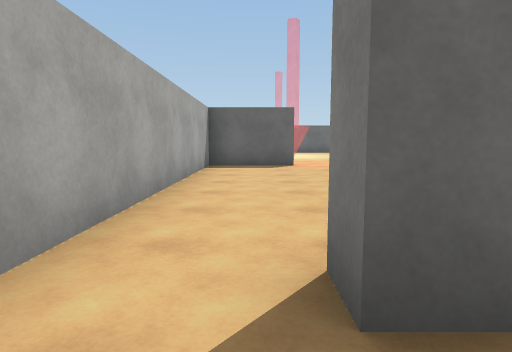
View 1 (above)

17 first-person views from a walk through a 3-D level made in the Unity game engine. The camera is 1.2 m above the floor, tilts 6° down and sees 75° across. Doors are open. The floor is counted in squares, 2 m on a side. Each view is taken from the middle of a square. On the plan, view 1 faces up. The plan holds only what a view shows up to about 10 squares ahead; the rest is blank. The place goes on beyond the plan. The player is left out. Surface patterns are stand-ins for the level's own textures.

View 2
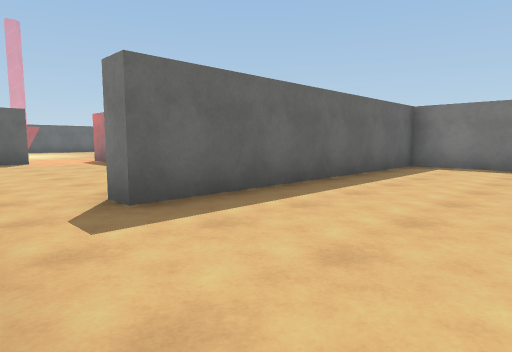

View 3
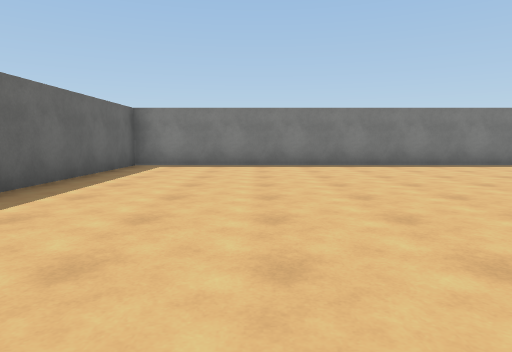

View 4
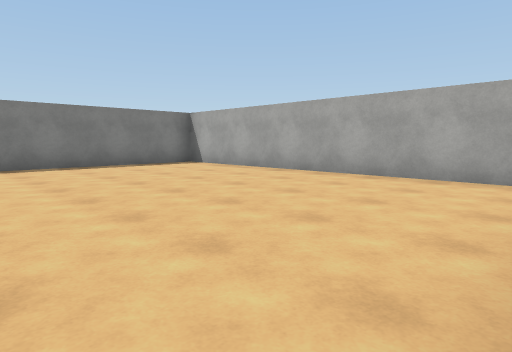

View 5
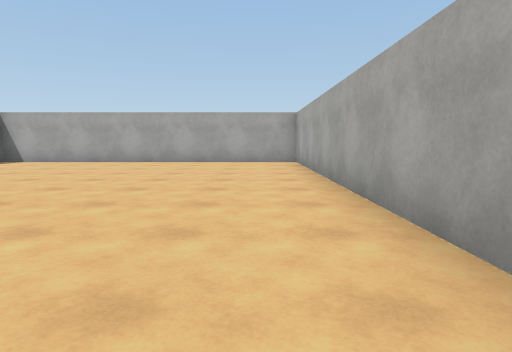

View 6
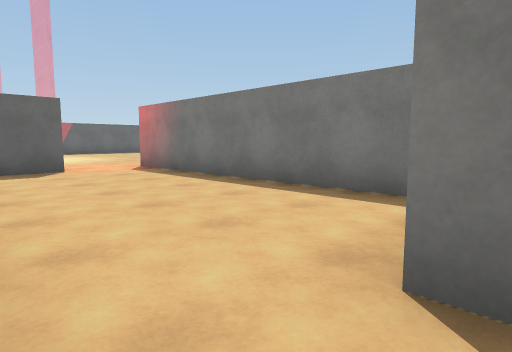

View 7
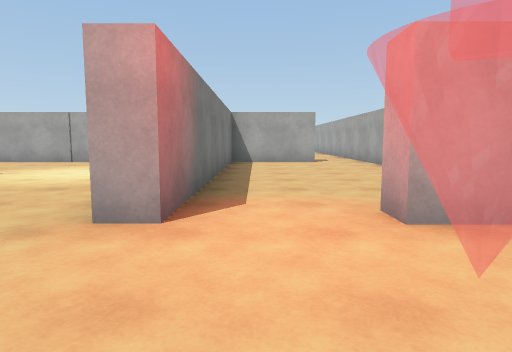

View 8
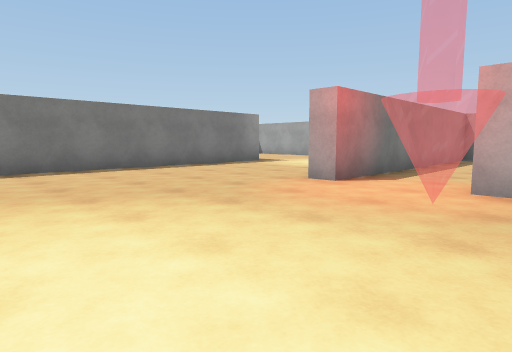

View 9
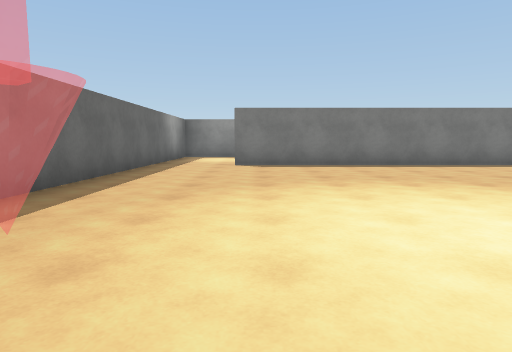

View 10
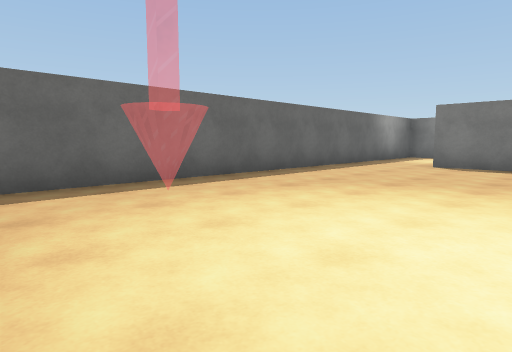

View 11
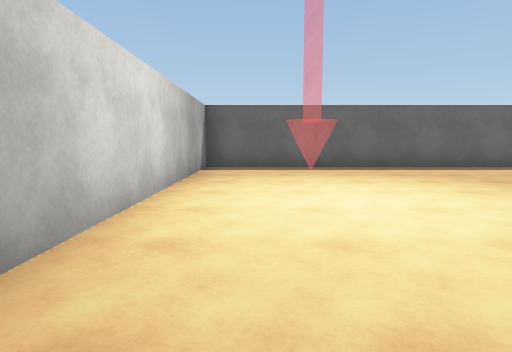

View 12
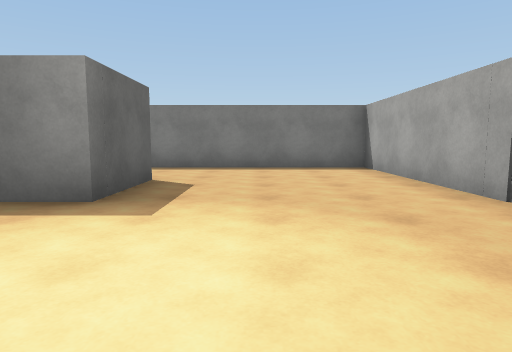

View 13
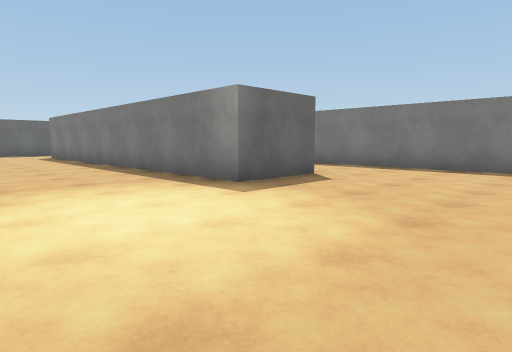

View 14
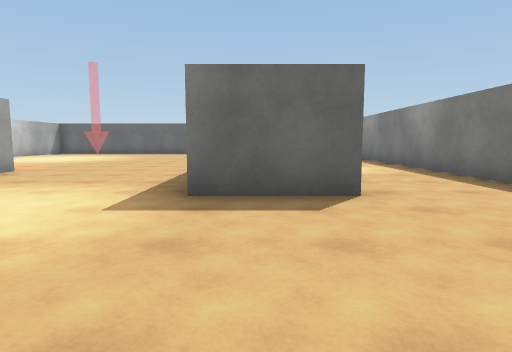

View 15
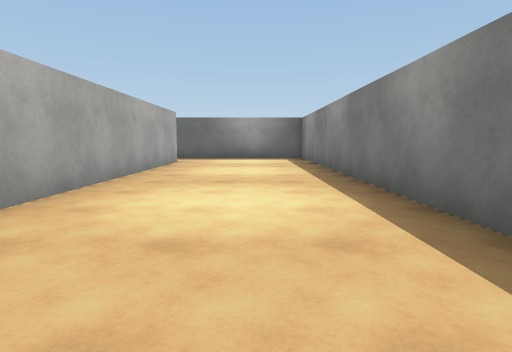

View 16
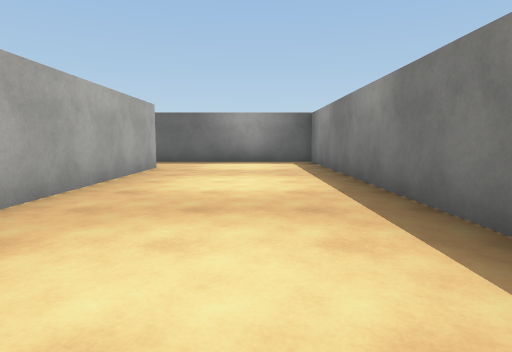

View 17
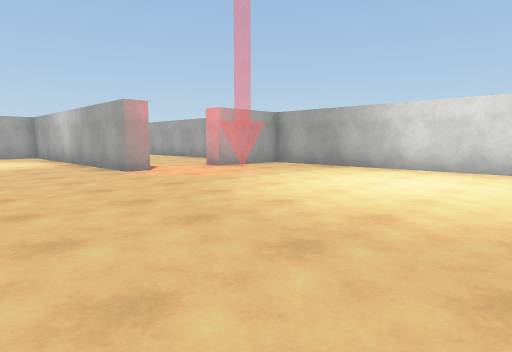

### Floor plan
Ten units are one square. View 1 is at (0, 0); x grows to the right and y downward. Boxes are objects, and circles mark ways between rooms. Rooms are numbered by the first view taken in them; rooms with no view inside come last. Other rooms are left out.
<svg viewBox="-17 -181 138 282">
<path fill="none" stroke="#000" d="M-11 14 -11 96 72 96 72 -10 3 -10M3 -10 3 -15 27 -15 27 -86M9 -81 -11 -81 -11 -9M27 -86 32 -86 32 -35M93 -56 72 -56 72 -156M74 -176 -12 -176 -11 -86 6 -86M68 -15 116 -15 116 -65M78 -156 78 -89M116 -65 116 -176 74 -176"/>
<circle cx="-5" cy="-10" r="3" fill="#2a7"/>
<circle cx="17" cy="-83" r="3" fill="#2a7"/>
<circle cx="105" cy="-60" r="3" fill="#2a7"/>
<circle cx="70" cy="-165" r="3" fill="#2a7"/>
<text x="30" y="40">1</text>
<text x="0" y="-40">2</text>
<text x="40" y="-100">3</text>
<text x="90" y="-120">4</text>
</svg>
Room 1 opens to room 2. Room 2 opens to room 3. Room 3 opens to room 4.

Where each view was taken, in squares from view 1:
view 1: 0 up, 0 right, facing up
view 2: 2 down, 1 left, facing up-right
view 3: 2 down, 1 left, facing right
view 4: 4 down, 1 left, facing down-right
view 5: 0 up, 0 right, facing down
view 6: 1 up, 1 left, facing up-right
view 7: 11 up, 2 right, facing down
view 8: 13 up, 0 right, facing down-right
view 9: 15 up, 1 left, facing right
view 10: 13 up, 1 left, facing up-right
view 11: 10 up, 0 right, facing up
view 12: 4 up, 4 right, facing right
view 13: 2 up, 4 right, facing up-right
view 14: 2 up, 8 right, facing up
view 15: 6 up, 10 right, facing up
view 16: 8 up, 10 right, facing up
view 17: 15 up, 6 right, facing down-left
